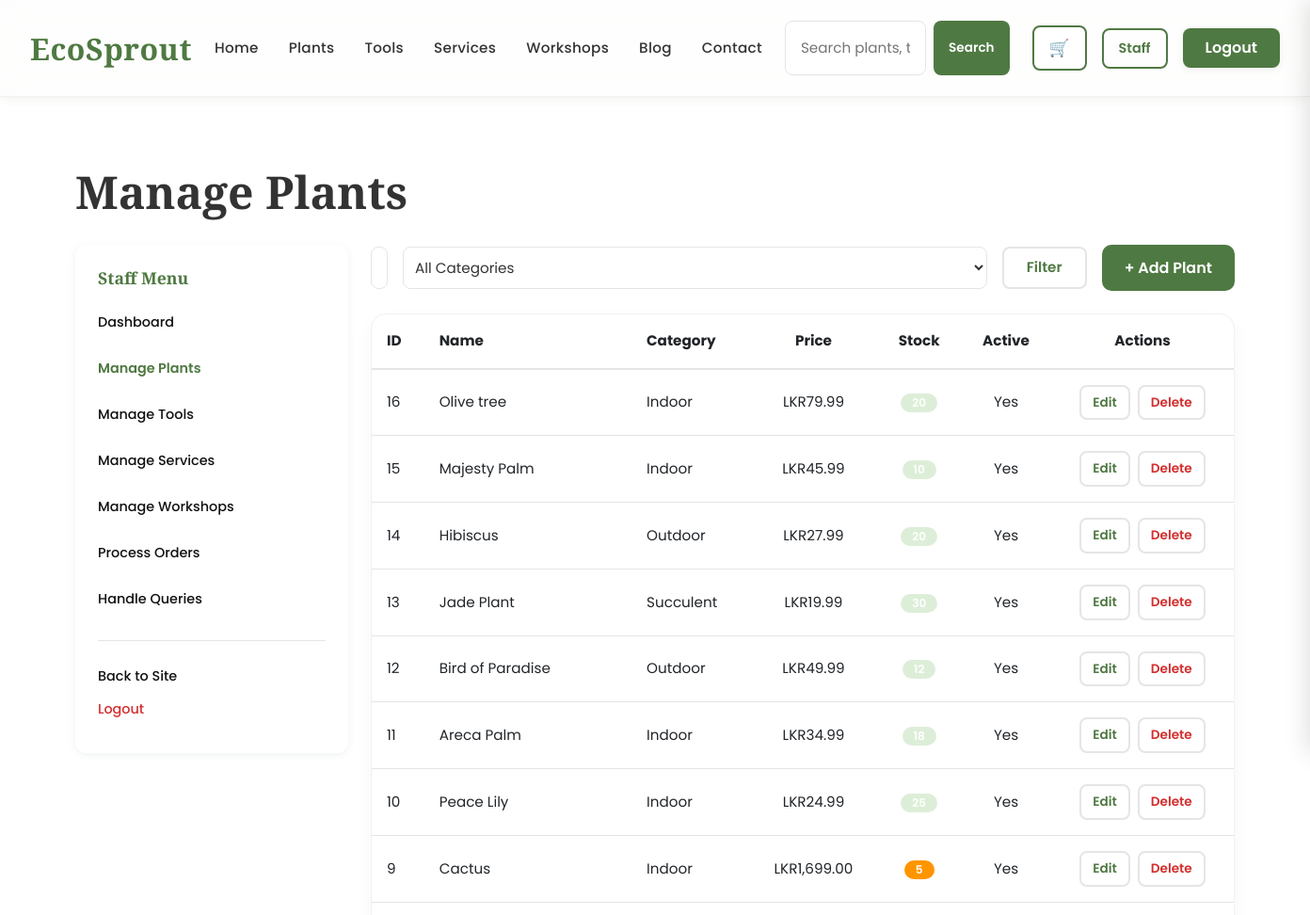
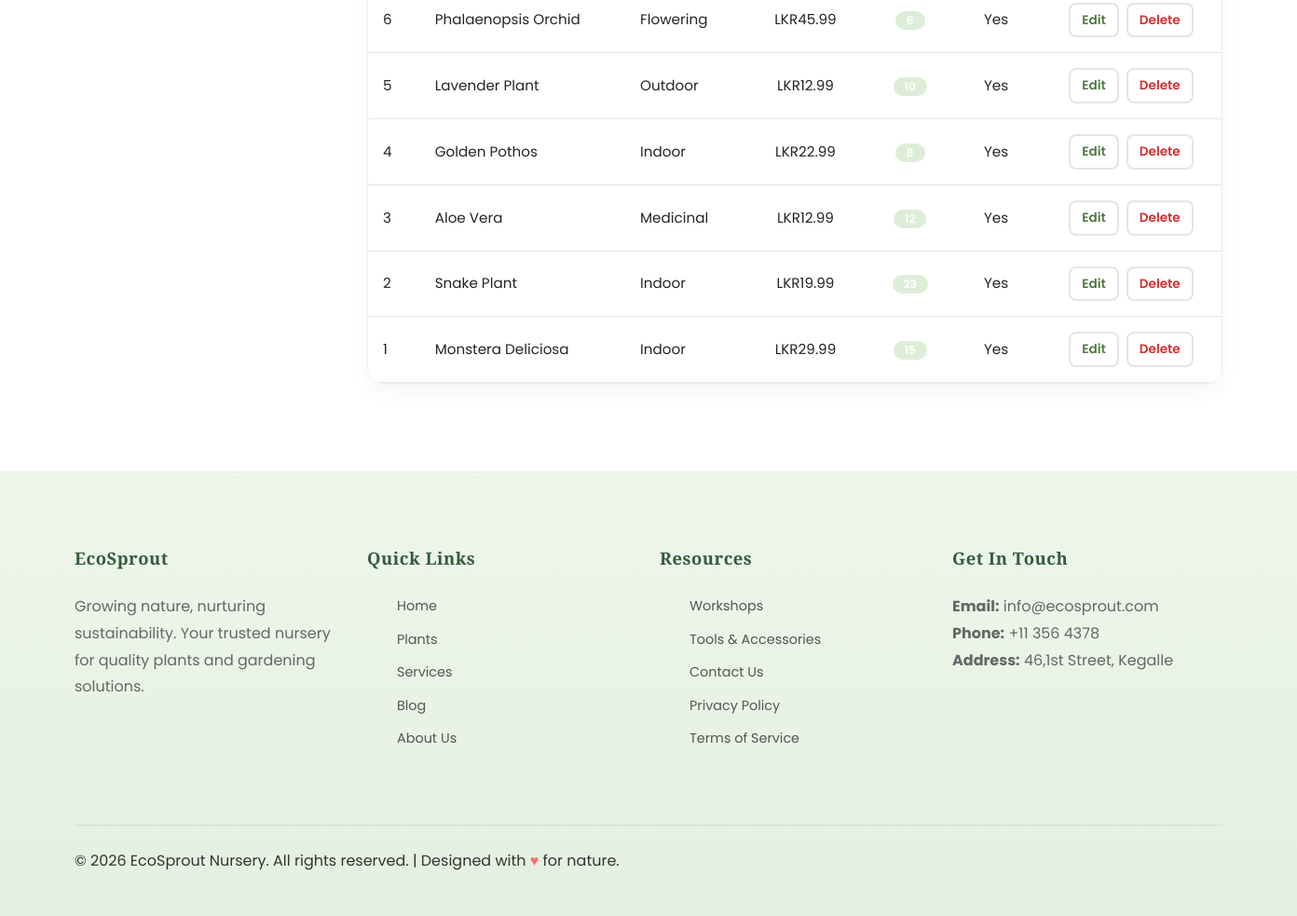
Page /Frontend/staff/plants.php (signed in) on the committed database (2 pictures, top to bottom).
### tables this page shows
CREATE TABLE IF NOT EXISTS `plants` (
  `id` int NOT NULL AUTO_INCREMENT,
  `name` varchar(255) NOT NULL,
  `category` varchar(100) NOT NULL,
  `description` text,
  `price` decimal(10,2) NOT NULL,
  `stock` int NOT NULL DEFAULT '0',
  `image_url` varchar(255) DEFAULT 'assets/images/plant-1.jpg',
  `image_url_2` varchar(255) DEFAULT NULL,
  `image_url_3` varchar(255) DEFAULT NULL,
  `is_active` tinyint NOT NULL DEFAULT '1',
  `created_at` timestamp NULL DEFAULT CURRENT_TIMESTAMP,
  PRIMARY KEY (`id`)
);

### Frontend/includes/helpers.php (called while the page is built, shortened)
<?php
function e($text)
{
  return htmlspecialchars((string) $text, ENT_QUOTES, 'UTF-8');
}

### Frontend/staff/plants.php (the view, shortened to what this page needs)
<?php
require_once __DIR__ . '/../config/db.php';
require_once __DIR__ . '/../includes/helpers.php';
$search = isset($_GET['search']) ? trim($_GET['search']) : '';
$sql = 'SELECT * FROM plants WHERE 1=1';
$sql .= ' ORDER BY id DESC';
$stmt = $pdo->prepare($sql);
$stmt->execute();
$plants = $stmt->fetchAll();
include '../includes/header.php';
?>
<main>
<section class="section">
<div class="container">
<h1 style="margin-bottom: var(--spacing-lg);">Manage Plants</h1>
<div class="row">
<div class="col-md-3 mb-4"><?php include '../includes/staff_sidebar.php'; ?></div>
<div class="col-md-9 mb-4">
<div style="display:flex;justify-content:space-between;align-items:center;margin-bottom:var(--spacing-lg);flex-wrap:wrap;gap:var(--spacing-md);">
<form method="get" style="display:flex;gap:var(--spacing-md);flex:1;min-width:250px;">
<input type="text" name="search" placeholder="Search plants..." value="<?php echo e($search); ?>" style="flex:1;padding:var(--spacing-sm);">
<select name="category" style="padding:var(--spacing-sm);">
<option value="">All Categories</option>
</select>
<button type="submit" class="btn-outline">Filter</button>
</form>
<a href="plant-form.php" class="btn-primary">+ Add Plant</a>
</div>
<div class="card">
<div style="overflow-x:auto;">
<table style="width:100%;font-size:0.95rem;">
<thead>
<tr style="border-bottom:2px solid var(--light-gray);">
<th style="padding:var(--spacing-md);text-align:left;">ID</th>
<th style="padding:var(--spacing-md);text-align:left;">Name</th>
<th style="padding:var(--spacing-md);text-align:left;">Category</th>
<th style="padding:var(--spacing-md);text-align:center;">Price</th>
<th style="padding:var(--spacing-md);text-align:center;">Stock</th>
<th style="padding:var(--spacing-md);text-align:center;">Active</th>
<th style="padding:var(--spacing-md);text-align:center;">Actions</th>
</tr>
</thead>
<tbody>
<?php foreach ($plants as $plant) {
  $stock_class = ((int)$plant['stock'] <= 5) ? 'badge' : 'badge badge-success';
  $stock_style = ((int)$plant['stock'] <= 5) ? 'background-color:#FF9500;color:white;' : '';
?>
<tr style="border-bottom:1px solid var(--light-gray);">
<td style="padding:var(--spacing-md);"><?php echo (int)$plant['id']; ?></td>
<td style="padding:var(--spacing-md);"><?php echo e($plant['name']); ?></td>
<td style="padding:var(--spacing-md);"><?php echo e($plant['category']); ?></td>
<td style="padding:var(--spacing-md);text-align:center;">LKR<?php echo e(number_format((float)$plant['price'], 2)); ?></td>
<td style="padding:var(--spacing-md);text-align:center;"><span class="<?php echo $stock_class; ?>" style="<?php echo $stock_style; ?>"><?php echo (int)$plant['stock']; ?></span></td>
<td style="padding:var(--spacing-md);text-align:center;"><?php echo ((int)$plant['is_active']===1)?'Yes':'No'; ?></td>
<td style="padding:var(--spacing-md);text-align:center;">
<a href="plant-form.php?id=<?php echo (int)$plant['id']; ?>" class="btn-outline btn-small" style="margin-right:4px;">Edit</a>
<form method="post" action="plant-handler.php" style="display:inline;" onsubmit="return confirm('Delete this plant?');">
<button type="submit" class="btn-outline btn-small" style="color:#d32f2f;">Delete</button>
</form>
</td>
</tr>
<?php } ?>
</tbody>
</table>
</div>
</div>
</div>
</div>
</div>
</section>
</main>
<?php include '../includes/footer.php'; ?>

### Frontend/assets/css/style.css (style rules this page uses)
:root { --primary-color: #4F7942; --secondary-color: #7BA05B; --light-green: #DDEED8; --background-color: #F8F9F5; --text-color: #333333; --secondary-text: #666666; --surface-color: #FFFFFF; --dark-green: #2D5A3D; --accent-color: #7BA05B; --light-gray: #E5E5E5; --border-color: #E5E5E5; --spacing-xs: 4px; --spacing-sm: 8px; --spacing-md: 16px; --spacing-lg: 24px; --spacing-xl: 32px; --spacing-xxl: 48px; --border-radius: 8px; --border-radius-lg: 12px; --transition: all 0.3s ease; }
* { margin: 0; padding: 0; box-sizing: border-box; }
html { scroll-behavior: smooth; }
body { font-family: 'Poppins', sans-serif; background-color: var(--background-color); color: var(--text-color); line-height: 1.6; font-size: 16px; }
h1, h2, h3, h4, h5, h6 { font-family: 'Playfair Display', serif; color: var(--text-color); line-height: 1.3; margin-bottom: var(--spacing-md); font-weight: 700; }
h1 { font-size: 3rem; }
a { color: var(--primary-color); text-decoration: none; transition: var(--transition); }
.btn-primary { background: var(--primary-color); color: white; border: none; padding: 12px 24px; border-radius: 10px; font-weight: 600; transition: .3s; }
.btn-outline { background-color: transparent; color: var(--primary-color); padding: var(--spacing-sm) var(--spacing-lg); border: 2px solid var(--border-color); border-radius: var(--border-radius); cursor: pointer; font-size: 0.95rem; font-weight: 600; transition: var(--transition); display: inline-block; }
.btn-small { padding: 6px 12px; font-size: 0.85rem; }
.card { border-radius: 16px; overflow: hidden; border: 1px solid #eef2ee; box-shadow: 0 8px 20px rgba(0,0,0,0.04); transition: all .3s ease; }
input[type="text"], input[type="email"], input[type="password"], input[type="number"], input[type="date"], input[type="tel"], textarea, select { width: 100%; padding: var(--spacing-md); border: 1.5px solid var(--light-gray); border-radius: var(--border-radius); font-family: 'Poppins', sans-serif; font-size: 0.95rem; transition: var(--transition); background-color: var(--surface-color); color: var(--text-color); }
.container { max-width: 1280px; margin: auto; padding: 0 24px; }
.section { padding: 70px var(--spacing-lg); }
.section:nth-child(odd) { background-color: var(--surface-color); }
.section { position: relative; }
.mb-4 { margin-bottom: var(--spacing-xl); }
.badge { display: inline-block; background-color: var(--primary-color); color: var(--surface-color); padding: 4px 12px; border-radius: 20px; font-size: 0.75rem; font-weight: 600; }
.badge-success { background-color: var(--light-green); }

### rows in the picture
plants: id "16", name "Olive tree", category "Indoor", price "79.99", stock "20", is_active "Yes"
plants: id "15", name "Majesty Palm", category "Indoor", price "45.99", stock "10", is_active "Yes"
plants: id "14", name "Hibiscus", category "Outdoor", price "27.99", stock "20", is_active "Yes"
plants: id "13", name "Jade Plant", category "Succulent", price "19.99", stock "30", is_active "Yes"
plants: id "12", name "Bird of Paradise", category "Outdoor", price "49.99", stock "12", is_active "Yes"
plants: id "11", name "Areca Palm", category "Indoor", price "34.99", stock "18", is_active "Yes"
plants: id "10", name "Peace Lily", category "Indoor", price "24.99", stock "25", is_active "Yes"
plants: id "9", name "Cactus", category "Indoor", price "1,699.00", stock "5", is_active "Yes"
plants: id "6", name "Phalaenopsis Orchid", category "Flowering", price "45.99", stock "6", is_active "Yes"
plants: id "5", name "Lavender Plant", category "Outdoor", price "12.99", stock "10", is_active "Yes"
plants: id "4", name "Golden Pothos", category "Indoor", price "22.99", stock "8", is_active "Yes"
plants: id "3", name "Aloe Vera", category "Medicinal", price "12.99", stock "12", is_active "Yes"
plants: id "2", name "Snake Plant", category "Indoor", price "19.99", stock "23", is_active "Yes"
plants: id "1", name "Monstera Deliciosa", category "Indoor", price "29.99", stock "15", is_active "Yes"
